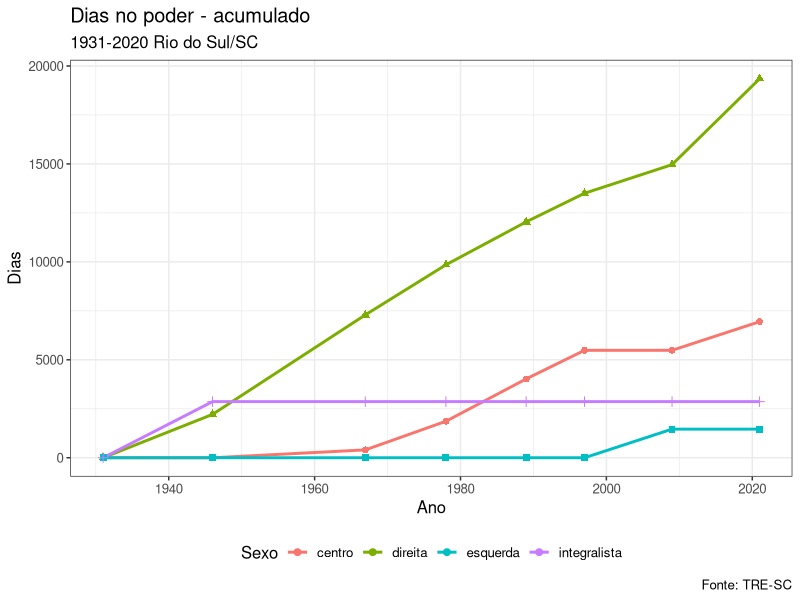

Source code (R):
#gráfico tempo de poder acumulado ao longo do tempo
library(readxl)
dias_poder <- read_excel("dias poder acumulado ao longo do tempo.xlsx")

library(ggplot2)
lin1 <- aggregate (dias_poder~ideologia+data, data = dias_poder, FUN="sum") # preparação dos dados

lin <- ggplot(lin1, aes(data, dias_poder, group = ideologia))
lin + geom_line(aes(colour = ideologia), size = 1) +
  geom_point(aes(colour= ideologia, shape = ideologia), size = 2)+ 
  labs(title="Dias no poder - acumulado", subtitle="1931-2020 Rio do Sul/SC", 
       x = "Ano", y = "Dias", caption = "Fonte: TRE-SC", color = "Sexo") + theme_bw() +
  theme(text = element_text(size = 12), legend.position = "bottom") + guides(linetype = F, shape = F)

